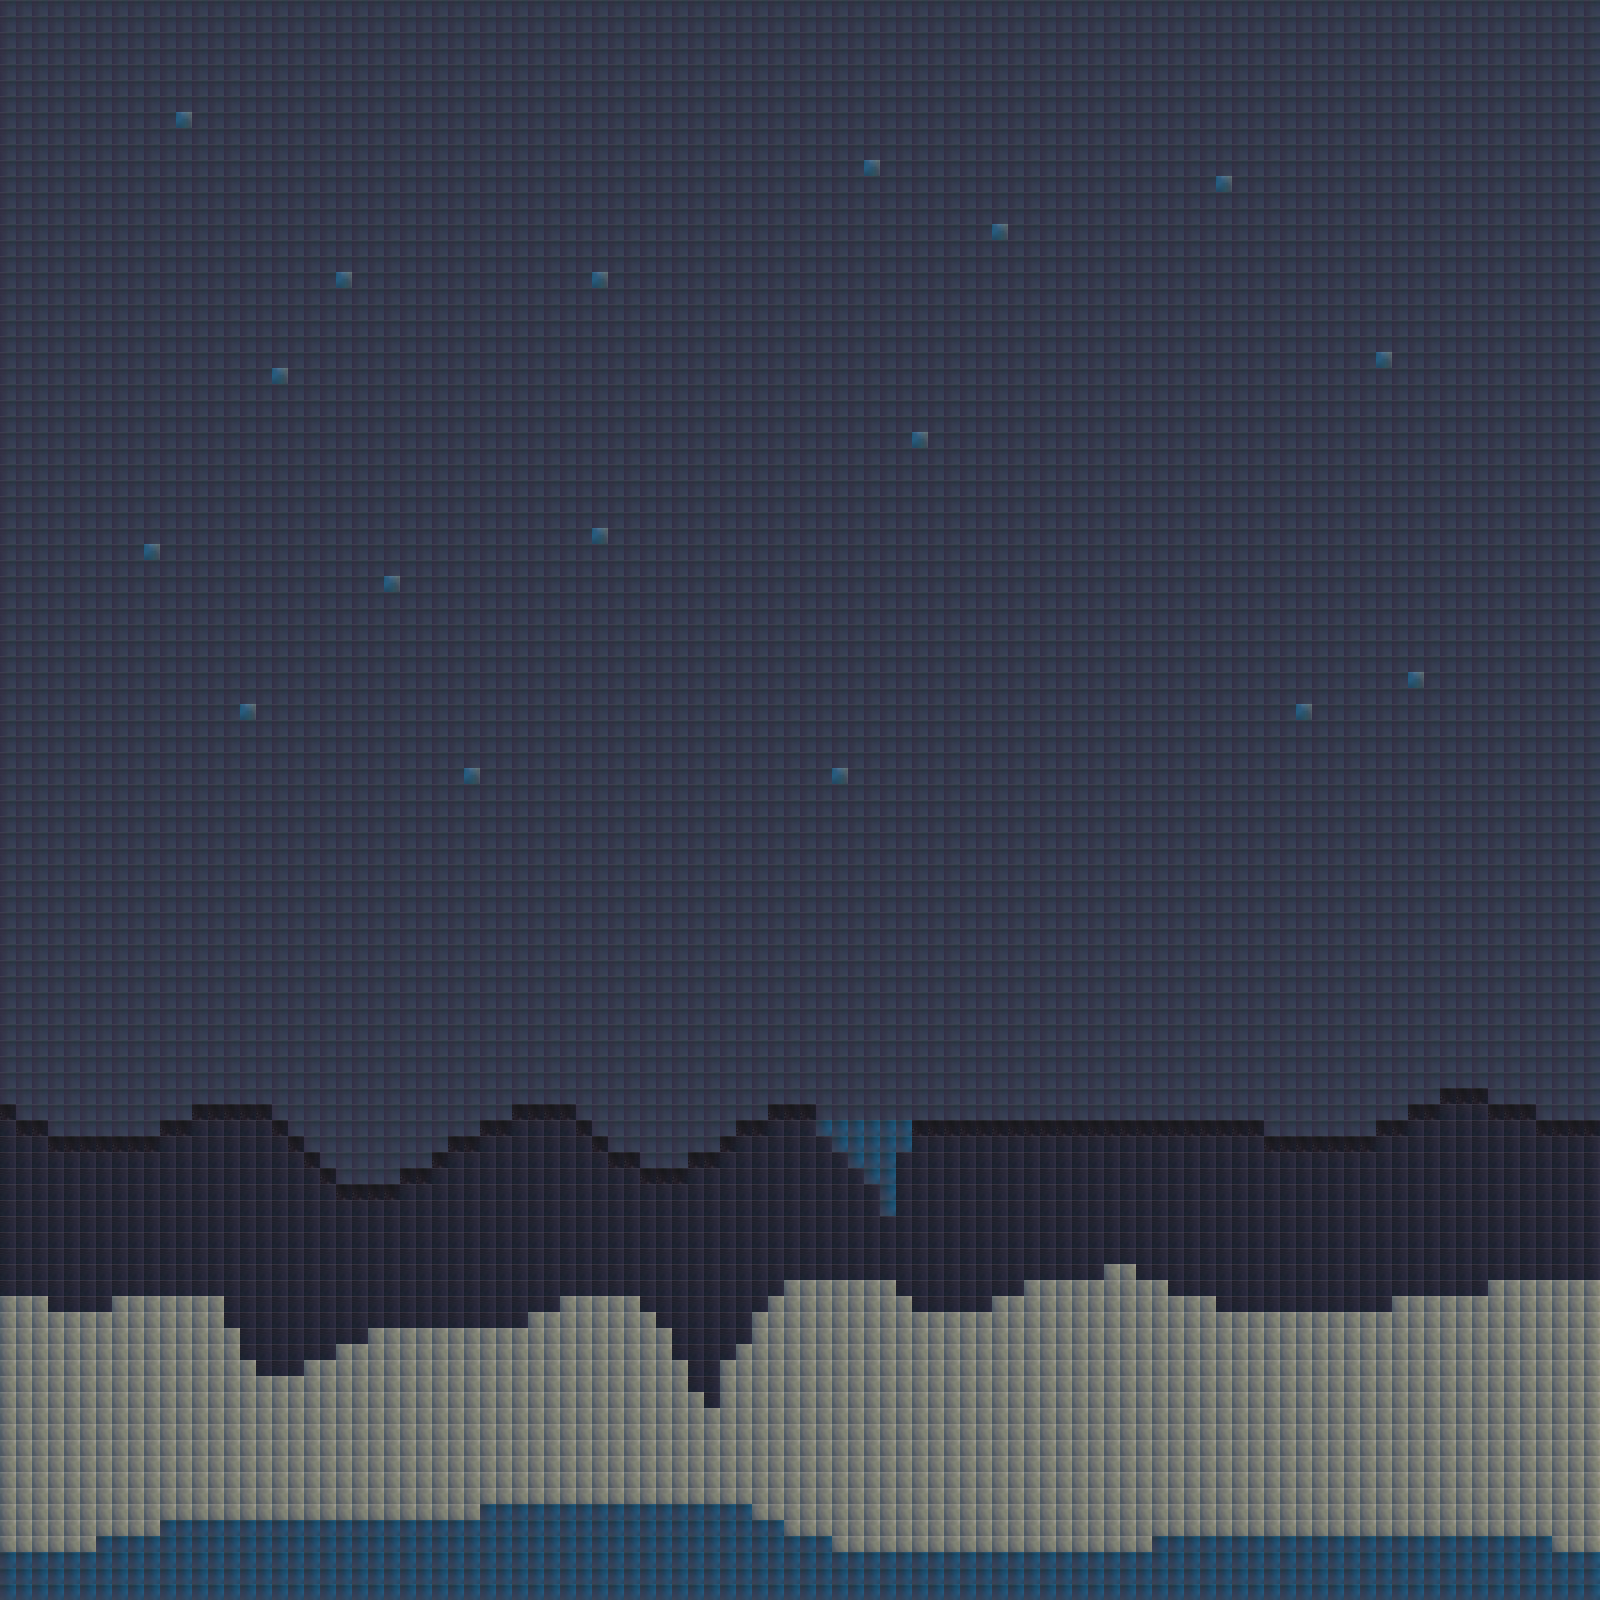

A 2D game scene composited from a Tiled map and its tileset images. What follows is a short description and the map's XML, with each tile layer's data collapsed to a summary:
An orthogonal 100x100 tile map with 16x16 px tiles, 2 tile layers (Tile Layer 1, Tile Layer 2).

<map version="1.0" orientation="orthogonal" renderorder="right-down" width="100" height="100" tilewidth="16" tileheight="16" nextobjectid="1">
 <tileset firstgid="1" name="Tiles" tilewidth="16" tileheight="16" tilecount="6" columns="6">
  <image source="test_back.jpg" width="96" height="16" />
 </tileset>
 <layer name="Tile Layer 1" width="100" height="100">
  <data>[10000 cells, 10000 non-empty, 1 distinct tile ids]</data>
 </layer>
 <layer name="Tile Layer 2" width="100" height="100">
  <data>[10000 cells, 2976 non-empty, 5 distinct tile ids]</data>
 </layer>
</map>